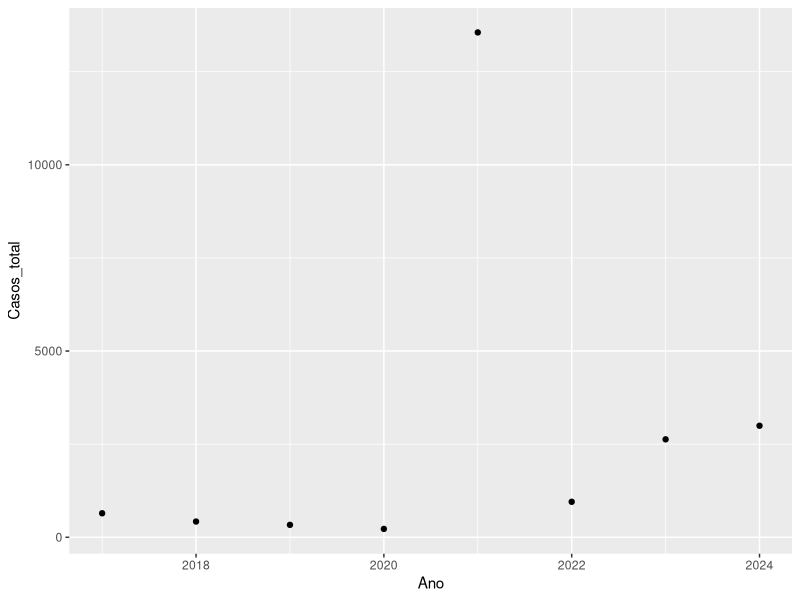
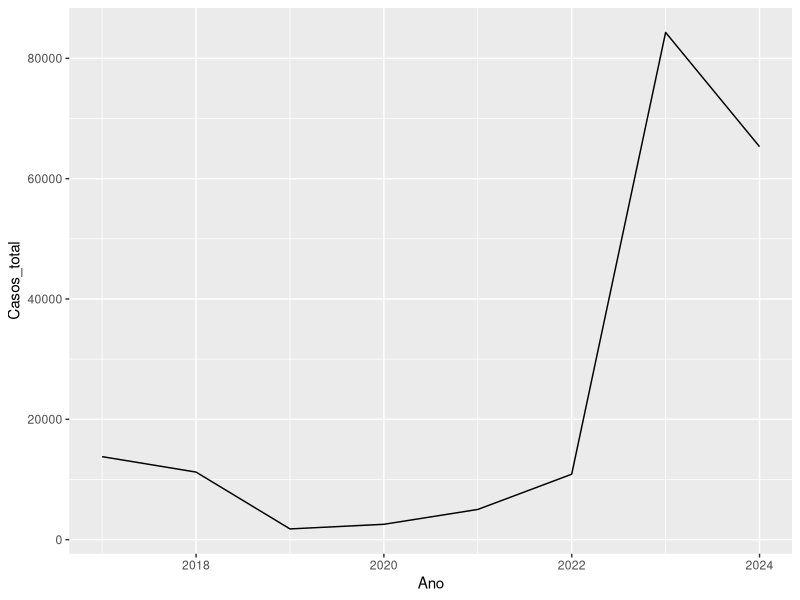
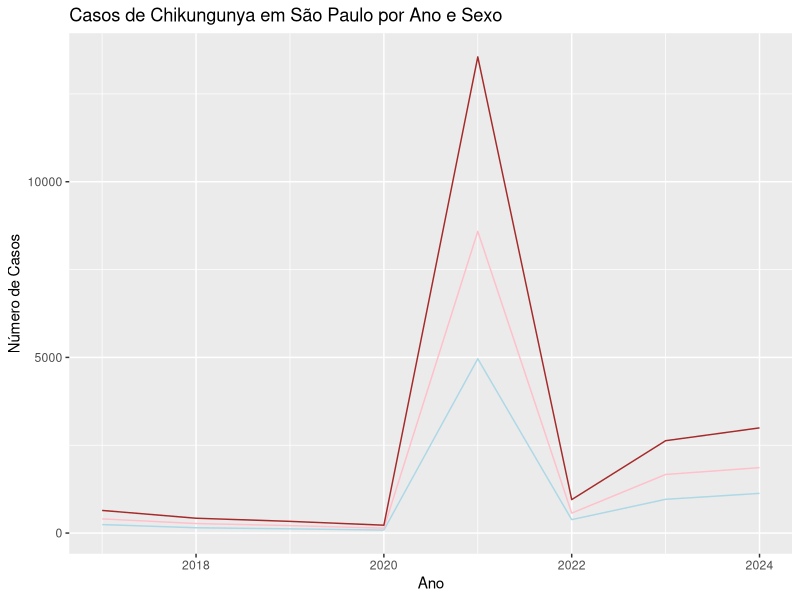
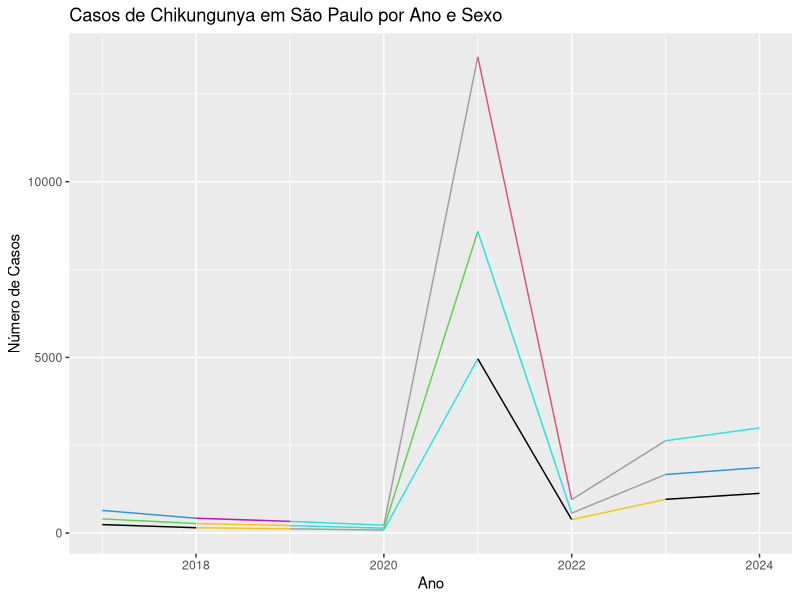

Write R code to recreate these figures, in order. (Note: this script raises an error after producing the figures.)
library(ggplot2)
library(dplyr)

dados_chik <- read.csv('dados/dados_chik.csv')

dados_chik$Ano <- as.numeric(dados_chik$Ano)
dados_chik$Casos_total <- as.numeric(dados_chik$Casos_total)
dados_chik$Casos_M_total <- as.numeric(dados_chik$Casos_M_total)
dados_chik$Casos_F_total <- as.numeric(dados_chik$Casos_F_total)

dados_chik%>%
  filter(UF == 'São Paulo')%>%
  ggplot(aes(x = Ano, y = Casos_total))+
  geom_point()

dados_chik%>%
  filter(UF == 'Minas Gerais')%>%
  ggplot(aes(x = Ano, y = Casos_total))+
  geom_line()

View(dados_chik)

nomes_sexo <- c(
  'Masculino' = 'Casos_M_total',
  'Feminino' = 'Casos_F_total',
  'Ambos' = 'Casos_total'
)

cores_sexo <- c('lightblue', 'pink', 'brown')

# Filtrar os dados para São Paulo
dados_sp <- dados_chik %>%
  filter(UF == 'São Paulo')

# Plotar o gráfico de linhas
ggplot(dados_sp, aes(x = Ano)) +
  geom_line(aes_string(y = nomes_sexo['Masculino']), color = 'lightblue') +
  geom_line(aes_string(y = nomes_sexo['Feminino']), color = 'pink') +
  geom_line(aes_string(y = nomes_sexo['Ambos']), color = 'brown') +
  labs(title = 'Casos de Chikungunya em São Paulo por Ano e Sexo',
       x = 'Ano',
       y = 'Número de Casos') +
  scale_color_manual(values = c('lightblue', 'pink', 'brown'), 
                     labels = c('Masculino', 'Feminino', 'Ambos'))





# Definir as cores para cada sexo
cores <- c('lightblue', 'pink', 'brown')

# Criar um gráfico vazio
p <- ggplot(dados_sp, aes(x = Ano))

# Adicionar linhas para cada sexo usando um loop for
for (sexo in nomes_sexo) {
  p <- p + geom_line(aes_string(y = sexo, color = sexo), data = dados_sp) +
    scale_color_manual(values = cores[match(sexo, nomes_sexo)])
}

# Adicionar rótulos aos eixos e título
p <- p + labs(title = 'Casos de Chikungunya em São Paulo por Ano e Sexo',
              x = 'Ano',
              y = 'Número de Casos') +
  scale_color_identity()

# Exibir o gráfico
print(p)



########guardando
if (nrow(dados_filtrados) > 0) {
  p <- ggplot(dados_filtrados, aes(x = Ano))
  for (sexo in input$selecao_sexo){
    p <- p + geom_line(aes_string(y = sexo), color = 'lightblue')
  }
  p <- p + labs(title = 'Casos de Chikungunya por ano e sexo',
                x = 'Ano',
                y = 'Número de casos')
  
  
  
  p
  
  
  
  
  
  
  
  
  
  
  
  
  if (nrow(dados_filtrados) > 0) {
    p <- ggplot(dados_filtrados, aes(x = Ano))
    for (sexo in input$selecao_sexo){
      cores_do_sexo <- switch(sexo,
                              "Masculino" = 'lightblue',
                              "Feminino" = 'pink',
                              "Ambos" = 'purple')
      p <- p + geom_line(aes_string(y = sexo), color = cores_do_sexo)
    }
    p <- p + labs(title = 'Casos de Chikungunya por ano e sexo',
                  x = 'Ano',
                  y = 'Número de casos')
    
    p
  }
  
  
}

